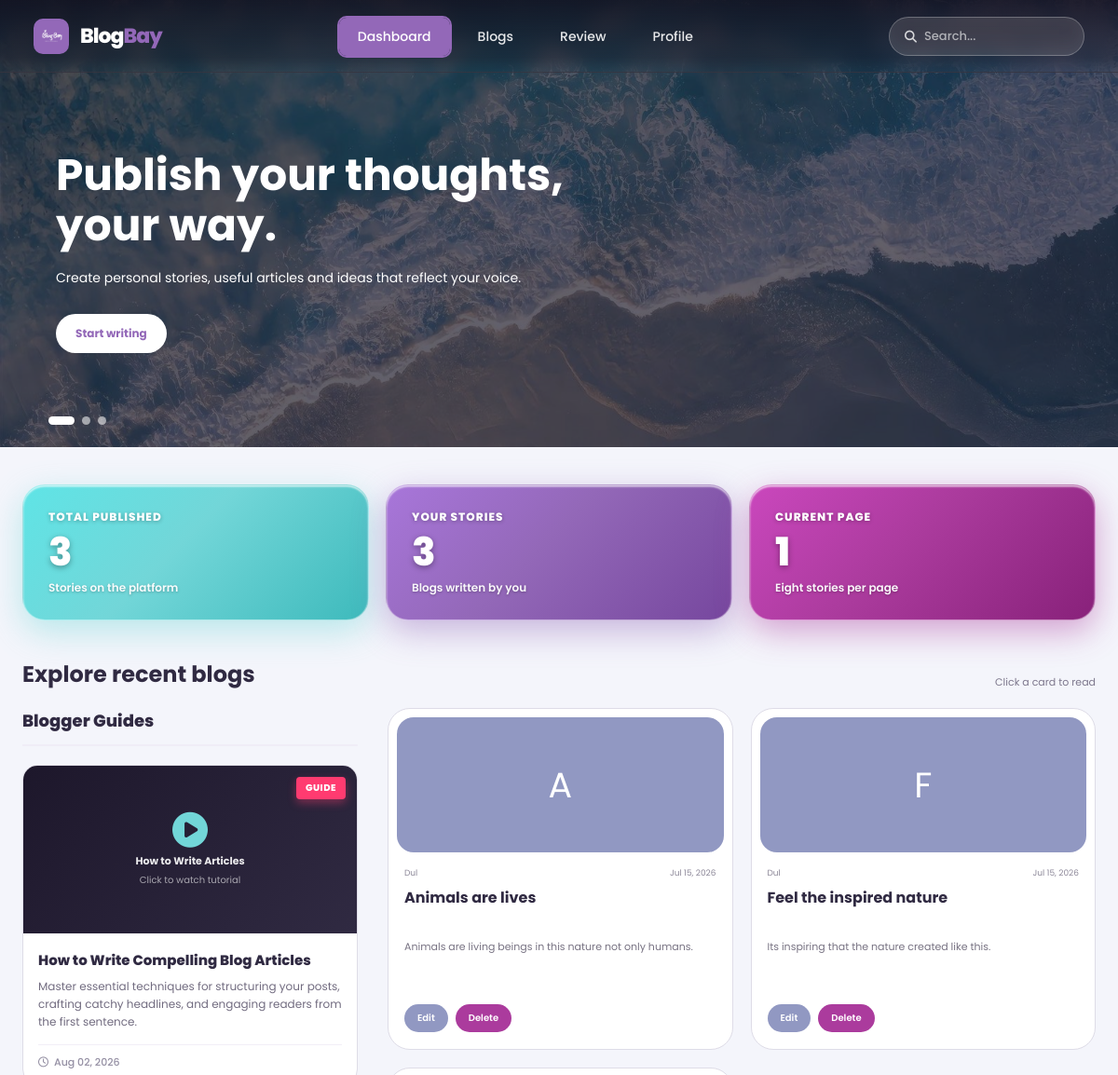
The page /dashboard.php (signed in, upper part) on the database as committed earlier.
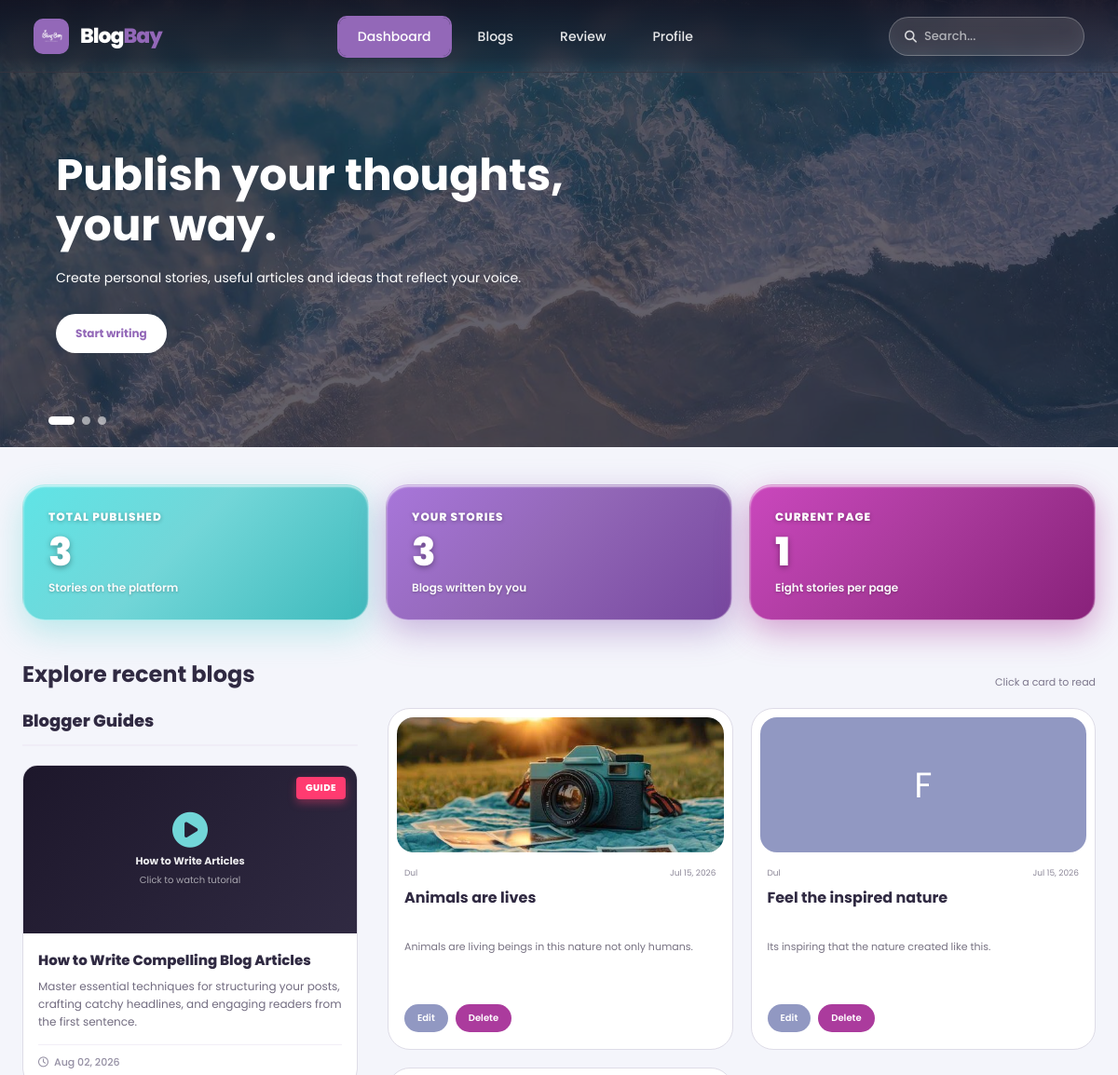
The same page on the database as committed later.
### tables this page shows
CREATE TABLE IF NOT EXISTS `blogpost` (
  `id` int(11) NOT NULL AUTO_INCREMENT,
  `user_id` int(11) DEFAULT NULL,
  `title` varchar(255) DEFAULT NULL,
  `content` text DEFAULT NULL,
  `created_at` timestamp NOT NULL DEFAULT current_timestamp(),
  `updated_at` timestamp NOT NULL DEFAULT current_timestamp() ON UPDATE current_timestamp(),
  `image` varchar(255) DEFAULT NULL,
  PRIMARY KEY (`id`),
  KEY `user_id` (`user_id`),
  CONSTRAINT `blogpost_ibfk_1` FOREIGN KEY (`user_id`) REFERENCES `user` (`id`) ON DELETE CASCADE
);

CREATE TABLE IF NOT EXISTS `user` (
  `id` int(11) NOT NULL AUTO_INCREMENT,
  `username` varchar(50) NOT NULL,
  `email` varchar(100) NOT NULL,
  `password` varchar(255) NOT NULL,
  `role` varchar(20) DEFAULT 'user',
  `remember_token` varchar(255) DEFAULT NULL,
  PRIMARY KEY (`id`),
  UNIQUE KEY `email` (`email`)
);

### dashboard.php (the view, shortened to what the changed rows need)
<?php
include "config.php";
$userID = (int) $_SESSION['user_id'];
$search = isset($_GET['search']) ? trim($_GET['search']) : '';
$whereClause = "";
$blogsPerPage = 8;
$page = isset($_GET['page']) && is_numeric($_GET['page']) ? (int) $_GET['page'] : 1;
$offset = ($page - 1) * $blogsPerPage;
$sql = "SELECT blogpost.*, user.username
        FROM blogpost
        JOIN user ON blogpost.user_id = user.id
        $whereClause
        ORDER BY blogpost.created_at DESC
        LIMIT $blogsPerPage OFFSET $offset";
$result = mysqli_query($conn, $sql);
?>
<!DOCTYPE html>
<html lang="en">
<head>
    <link rel="stylesheet" href="css/dashboard_v2.css?v=<?php echo time(); ?>">
    <link rel="stylesheet" href="css/footer.css?v=<?php echo time(); ?>">
    <link rel="stylesheet" href="css/responsive.css?v=<?php echo time(); ?>">
    <link rel="stylesheet" href="https://cdnjs.cloudflare.com/ajax/libs/font-awesome/6.7.2/css/all.min.css">
</head>
<body>
<main class="main">
    <?php if ($page === 1) { ?>
        <section class="dashboard-slider">
            <article class="dashboard-slide slide-one active">
                <div class="slide-content">
                    <h1>Publish your thoughts,<br>your way.</h1>
                </div>
            </article>
        </section>
    <?php } ?>
    <section class="blog-heading">
        <div>
            <h2>
                <?php
                if (!empty($search)) {
                    echo "Search results for: \"" . htmlspecialchars($search) . "\"";
                } else {
                    echo $page === 1 ? "Explore recent blogs" : "More blogs";
                }
                ?>
            </h2>
        </div>
    </section>
    <div class="dashboard-content-layout">
        <div class="main-blogs-column">
            <section class="blogs" id="blogGrid">
                <?php
                if ($result && mysqli_num_rows($result) > 0) {
                    while ($row = mysqli_fetch_assoc($result)) {
                        $blogURL = "view_blog.php?id=" . (int) $row['id'];
                        $preview = trim(strip_tags($row['content']));
                ?>
                    <article
                        class="blog-card"
                        tabindex="0"
                        data-title="<?php echo htmlspecialchars(strtolower($row['title'])); ?>"
                        onclick="openBlog('<?php echo $blogURL; ?>')"
                        onkeydown="openBlogKeyboard(event, '<?php echo $blogURL; ?>')"
                    >
                        <div class="blog-image">
                            <?php if (!empty($row['image']) && file_exists(__DIR__ . '/uploads/' . $row['image'])) { ?>
                                <img src="uploads/<?php echo htmlspecialchars($row['image']); ?>" alt="<?php echo htmlspecialchars($row['title']); ?>">
                            <?php } else { ?>
                                <div class="image-placeholder">
                                    <?php echo strtoupper(substr($row['title'], 0, 1)); ?>
                                </div>
                            <?php } ?>
                        </div>
                        <div class="blog-card-content">
                            <div class="blog-meta">
                                <span><?php echo htmlspecialchars($row['username']); ?></span>
                                <span><?php echo date("M d, Y", strtotime($row['created_at'])); ?></span>
                            </div>
                            <h3><?php echo htmlspecialchars($row['title']); ?></h3>
                            <p>
                                <?php
                                echo htmlspecialchars(substr($preview, 0, 95));
                                ?>
                            </p>
                            <?php if ((int) $row['user_id'] === $userID) { ?>
                                <div class="blog-actions">
                                    <a href="edit_blog.php?id=<?php echo (int) $row['id']; ?>" class="edit-button" onclick="event.stopPropagation();">Edit</a>
                                    <a href="delete_blog.php?id=<?php echo (int) $row['id']; ?>" class="delete-button" onclick="event.stopPropagation(); return confirm('Are you sure you want to delete this blog?');">Delete</a>
                                </div>
                            <?php } ?>
                        </div>
                    </article>
                <?php
                    }
                } else {
                ?>
                    <div class="empty-state">
                        <h2>No blogs found</h2>
                    </div>
                <?php } ?>
            </section>
        </div>
    </div>
</main>
<?php include "includes/footer.php"; ?>
</body>
</html>

Rows that differ between the two databases and show on the page:
changed blogpost "Animals are lives": image: picture added; title "A" → (not shown)
